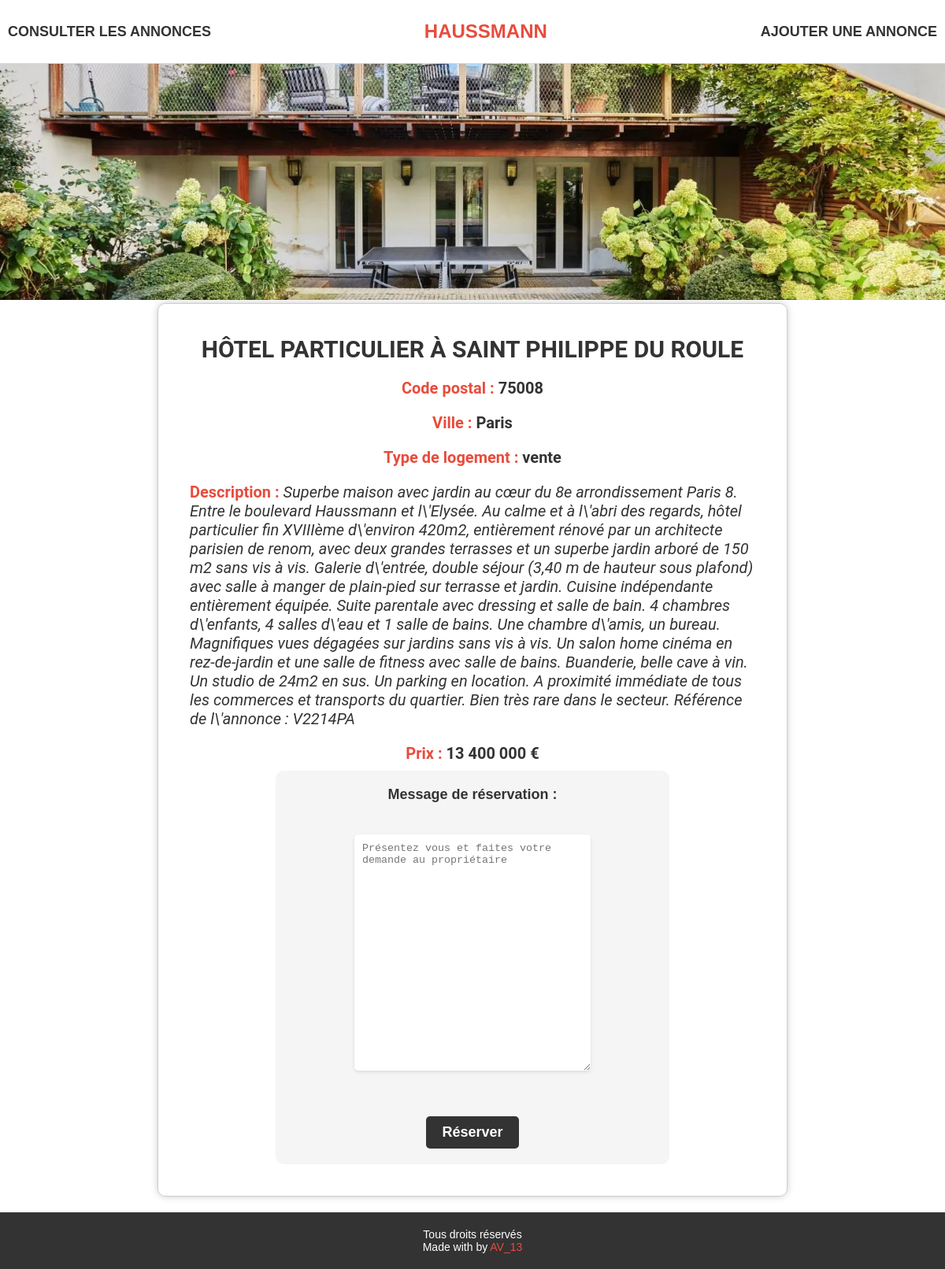
The page /TP/ficheAnnonce.php?id_appartement=15 on the database its author committed.
### tables this page shows
CREATE TABLE IF NOT EXISTS `appartement` (
  `id_appartement` int NOT NULL AUTO_INCREMENT,
  `title` varchar(255) DEFAULT NULL,
  `description` text,
  `postal_code` varchar(10) DEFAULT NULL,
  `city` varchar(255) DEFAULT NULL,
  `type` varchar(50) DEFAULT NULL,
  `price` decimal(10,2) DEFAULT NULL,
  `reservation_message` text,
  `photo` varchar(500) NOT NULL,
  PRIMARY KEY (`id_appartement`)
);

### TP/include/function.php (called while the page is built)
<?php
function format_price(string $price_str): string
{
  $price = floatval($price_str);
  $formatted_price = number_format($price, 2, ',', ' ');
  return str_replace(',00', '', $formatted_price);
}

### TP/ficheAnnonce.php (the view, shortened to what this page needs)
<?php
require_once 'include/init.php';
if (isset($_GET['id_appartement'])) {
    $reqFiche = $pdo->prepare("SELECT * FROM appartement WHERE id_appartement = :id_appartement");
    $reqFiche->bindValue(':id_appartement', $_GET['id_appartement'], PDO::PARAM_INT);
    $reqFiche->execute();
    $appartement = $reqFiche->fetch(PDO::FETCH_ASSOC);
}
?>
<?php require_once 'common/headerTP.php'; ?>
<?php if ($appartement['reservation_message'] === null) { ?>
    <div class="ficheContainer">
        <img class='imgFiche' src="<?= $appartement['photo'] ?>" alt="...">
        <div class="ficheBody">
            <h2><?= $appartement['title'] ?></h2>
            <p class='ficheCP'><span class="styleDesc">Code postal : </span><?= $appartement['postal_code'] ?></p>
            <p class='ficheVille'><span class="styleDesc">Ville : </span><?= $appartement['city'] ?></p>
            <p class='ficheType'><span class="styleDesc">Type de logement : </span><?= $appartement['type'] ?></p>
            <p class='ficheDesc'><span class="styleDesc">Description : </span><?= $appartement['description'] ?></p>
            <p class='fichePrice'><span class="styleDesc">Prix : </span><?= format_price($appartement['price']) ?> €</p>
            <div class="formulaire" title="Formulaire d'inscription">
                <form action='' method="post" enctype="multipart/form-data">
                    <div>
                        <label for="description">Message de réservation :</label>
                    </div>
                    <div>
                        <textarea class='resMessage' name="reservation_message" placeholder="Présentez vous et faites votre demande au propriétaire"></textarea>
                    </div>
                    <div>
                        <input type="submit" class='submitButton' value="Réserver">
                    </div>
                </form>
            </div>
        </div>
    </div>
<?php } ?>
<?php require_once 'common/footerTP.php'; ?>

### TP/public/assets/styletp.css (style rules this page uses)
* { margin: 0; padding: 0; box-sizing: border-box; list-style: none; text-decoration: none; }
body { font-family: 'Montserrat', sans-serif; color: #333; }
.formulaire { max-width: 800px; max-height: 800px; margin: 0 auto; background-color: #f5f5f5; padding: 20px; border-radius: 10px; }
.formulaire form { display: flex; flex-direction: column; justify-content: space-around; }
.formulaire label { display: block; margin-bottom: 5px; font-size: 18px; font-weight: 600; color: #333; }
.formulaire input[type="text"], .formulaire textarea { width: 100%; padding: 10px; margin-bottom: 20px; border: none; border-radius: 5px; background-color: #fff; box-shadow: 0px 2px 4px rgba(0, 0, 0, 0.1); }
.formulaire input[type="submit"] { background-color: #333; color: #fff; border: none; padding: 10px 20px; border-radius: 5px; font-size: 18px; font-weight: 600; cursor: pointer; transition: all 0.5s ease-out; }
.formulaire textarea { height: 150px; }
.ficheBody { display: flex; align-items: center; justify-content: space-between; padding: 40px; flex-direction: column; width: 100%; max-width: 800px; margin: 0 auto; border: 1px solid #ccc; border-radius: 10px; box-shadow: 0 0 10px rgba(0, 0, 0, 0.2); overflow: hidden; margin-bottom: 20px; }
.ficheContainer img { height: 300px; object-fit: cover; object-position: center; width: 100%; }
.ficheBody h2 { font-family: 'Roboto', sans-serif; font-size: 30px; font-weight: 700; text-transform: uppercase; margin: 0 0 10px; }
.ficheBody p { font-family: 'Roboto', sans-serif; font-size: 20px; margin: 10px 0px 10px 0px; }
.ficheCP { font-weight: 700; }
.ficheVille { font-weight: 700; }
.ficheType { font-weight: 700; }
.styleDesc { font-weight: 700; font-style: normal; color: #E84C3D; }
.ficheDesc { font-style: italic; }
.fichePrice { font-weight: 700; margin-top: 10px; font-size: 24px; }
.resMessage { width: 400px; height: 300px; }
.ficheBody .formulaire { height: 500px; width: 500px; }
.ficheBody .formulaire form { height: 100%; display: flex; justify-content: space-between; align-items: center; flex-direction: column; }
.ficheBody .formulaire form textarea { height: 300px; width: 300px; }

### rows shown on the page
appartement: photo (picture), title "HÔTEL PARTICULIER À SAINT PHILIPPE DU ROULE", postal_code "75008", city "Paris", type "vente", description "Superbe maison avec jardin au cœur du 8e arrondissement Paris 8. Entre le boulevard Haussmann et l\\'Elysée. Au calme et à l\\'abri des regards, hôtel particulier fin XVIIIème d\\'environ 420m2, entièrement rénové par un architecte parisien de renom, avec deux grandes terrasses et un superbe jardin arboré de 150 m2 sans vis à vis. Galerie d\\'entrée, double séjour (3,40 m de hauteur sous plafond) avec salle à manger de plain-pied sur terrasse et jardin. Cuisine indépendante entièrement équipée. Suite parentale avec dressing et salle de bain. 4 chambres d\\'enfants, 4 salles d\\'eau et 1 salle de bains. Une chambre d\\'amis, un bureau. Magnifiques vues dégagées sur jardins sans vis à vis. Un salon…", price "13 400 000"
